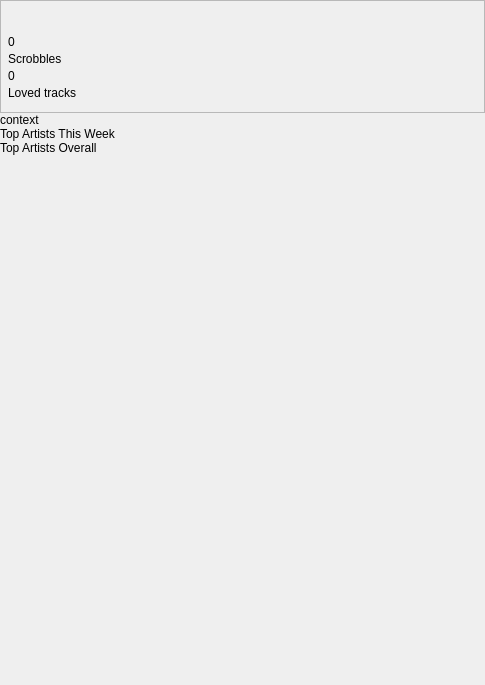
<?xml version="1.0" encoding="UTF-8"?>
<ui version="4.0">
 <class>ProfileWidget</class>
 <widget class="QWidget" name="ProfileWidget">
  <property name="geometry">
   <rect>
    <x>0</x>
    <y>0</y>
    <width>485</width>
    <height>685</height>
   </rect>
  </property>
  <property name="windowTitle">
   <string notr="true">Form</string>
  </property>
  <layout class="QVBoxLayout" name="verticalLayout" stretch="0,0,0,0,0,0,0,0,1">
   <property name="spacing">
    <number>0</number>
   </property>
   <property name="margin">
    <number>0</number>
   </property>
   <item>
    <widget class="QFrame" name="user">
     <property name="frameShape">
      <enum>QFrame::StyledPanel</enum>
     </property>
     <property name="frameShadow">
      <enum>QFrame::Raised</enum>
     </property>
     <layout class="QHBoxLayout" name="horizontalLayout" stretch="0,1">
      <property name="spacing">
       <number>0</number>
      </property>
      <property name="margin">
       <number>0</number>
      </property>
      <item>
       <widget class="AvatarWidget" name="avatar">
        <property name="text">
         <string/>
        </property>
        <property name="alignment">
         <set>Qt::AlignCenter</set>
        </property>
       </widget>
      </item>
      <item>
       <layout class="QVBoxLayout" name="verticalLayout_2" stretch="0,0,3,0,0,1,0,0,0">
        <property name="spacing">
         <number>3</number>
        </property>
        <item>
         <widget class="unicorn::Label" name="name">
          <property name="text">
           <string/>
          </property>
          <property name="textFormat">
           <enum>Qt::RichText</enum>
          </property>
         </widget>
        </item>
        <item>
         <widget class="QLabel" name="infoString">
          <property name="text">
           <string/>
          </property>
         </widget>
        </item>
        <item>
         <spacer name="verticalSpacer_2">
          <property name="orientation">
           <enum>Qt::Vertical</enum>
          </property>
          <property name="sizeHint" stdset="0">
           <size>
            <width>20</width>
            <height>0</height>
           </size>
          </property>
         </spacer>
        </item>
        <item>
         <widget class="QLabel" name="scrobbleCount">
          <property name="text">
           <string notr="true">0</string>
          </property>
         </widget>
        </item>
        <item>
         <widget class="QLabel" name="scrobbles">
          <property name="text">
           <string notr="true">Scrobbles</string>
          </property>
         </widget>
        </item>
        <item>
         <spacer name="verticalSpacer_3">
          <property name="orientation">
           <enum>Qt::Vertical</enum>
          </property>
          <property name="sizeHint" stdset="0">
           <size>
            <width>20</width>
            <height>0</height>
           </size>
          </property>
         </spacer>
        </item>
        <item>
         <widget class="QLabel" name="lovedCount">
          <property name="text">
           <string notr="true">0</string>
          </property>
         </widget>
        </item>
        <item>
         <widget class="QLabel" name="loved">
          <property name="text">
           <string notr="true">Loved tracks</string>
          </property>
         </widget>
        </item>
        <item>
         <spacer name="verticalSpacer_4">
          <property name="orientation">
           <enum>Qt::Vertical</enum>
          </property>
          <property name="sizeHint" stdset="0">
           <size>
            <width>20</width>
            <height>12</height>
           </size>
          </property>
         </spacer>
        </item>
       </layout>
      </item>
     </layout>
    </widget>
   </item>
   <item>
    <widget class="ContextLabel" name="userBlurb">
     <property name="text">
      <string notr="true">context</string>
     </property>
     <property name="textFormat">
      <enum>Qt::RichText</enum>
     </property>
     <property name="wordWrap">
      <bool>true</bool>
     </property>
    </widget>
   </item>
   <item>
    <widget class="QFrame" name="hsplitter1">
     <property name="frameShape">
      <enum>QFrame::StyledPanel</enum>
     </property>
     <property name="frameShadow">
      <enum>QFrame::Raised</enum>
     </property>
    </widget>
   </item>
   <item>
    <widget class="QLabel" name="weekTitle">
     <property name="text">
      <string>Top Artists This Week</string>
     </property>
    </widget>
   </item>
   <item>
    <widget class="QFrame" name="weekFrame">
     <property name="frameShape">
      <enum>QFrame::NoFrame</enum>
     </property>
     <property name="frameShadow">
      <enum>QFrame::Raised</enum>
     </property>
     <layout class="QVBoxLayout" name="verticalLayout_3">
      <property name="spacing">
       <number>0</number>
      </property>
      <property name="margin">
       <number>0</number>
      </property>
      <item>
       <widget class="QFrame" name="weekFrameTemp">
        <property name="frameShape">
         <enum>QFrame::StyledPanel</enum>
        </property>
        <property name="frameShadow">
         <enum>QFrame::Raised</enum>
        </property>
       </widget>
      </item>
     </layout>
    </widget>
   </item>
   <item>
    <widget class="QFrame" name="hsplitter2">
     <property name="frameShape">
      <enum>QFrame::StyledPanel</enum>
     </property>
     <property name="frameShadow">
      <enum>QFrame::Raised</enum>
     </property>
    </widget>
   </item>
   <item>
    <widget class="QLabel" name="overallTitle">
     <property name="text">
      <string>Top Artists Overall</string>
     </property>
    </widget>
   </item>
   <item>
    <widget class="QFrame" name="overallFrame">
     <property name="frameShape">
      <enum>QFrame::NoFrame</enum>
     </property>
     <property name="frameShadow">
      <enum>QFrame::Raised</enum>
     </property>
     <layout class="QVBoxLayout" name="verticalLayout_4">
      <property name="spacing">
       <number>0</number>
      </property>
      <property name="margin">
       <number>0</number>
      </property>
      <item>
       <widget class="QFrame" name="overallFrameTemp">
        <property name="frameShape">
         <enum>QFrame::StyledPanel</enum>
        </property>
        <property name="frameShadow">
         <enum>QFrame::Raised</enum>
        </property>
       </widget>
      </item>
     </layout>
    </widget>
   </item>
   <item>
    <spacer name="verticalSpacer">
     <property name="orientation">
      <enum>Qt::Vertical</enum>
     </property>
     <property name="sizeHint" stdset="0">
      <size>
       <width>20</width>
       <height>0</height>
      </size>
     </property>
    </spacer>
   </item>
  </layout>
 </widget>
 <customwidgets>
  <customwidget>
   <class>unicorn::Label</class>
   <extends>QLabel</extends>
   <header>lib/unicorn/widgets/Label.h</header>
  </customwidget>
  <customwidget>
   <class>ContextLabel</class>
   <extends>QLabel</extends>
   <header>../Widgets/ContextLabel.h</header>
  </customwidget>
  <customwidget>
   <class>AvatarWidget</class>
   <extends>QLabel</extends>
   <header>lib/unicorn/widgets/AvatarWidget.h</header>
  </customwidget>
 </customwidgets>
 <resources/>
 <connections/>
</ui>
